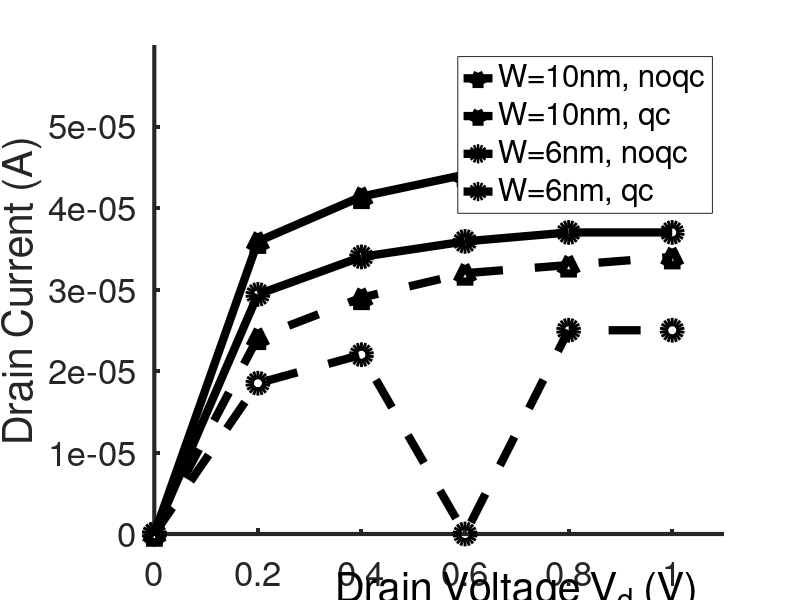

The MATLAB source for this figure:
vd = [0, 0.2, 0.4, 0.6, 0.8, 1.0];
vg10_noqc_10nm=[0,3.59 * 1e-7, 4.14 * 1e-7,4.41 * 1e-7, 4.59 * 1e-7, 4.64 * 1e-7];
vg10_qc_10nm=[0,2.41 * 1e-7, 2.9 * 1e-7, 3.2 * 1e-7,3.3 * 1e-7, 3.4 * 1e-7];
vg06_noqc_10nm=[0,6.13 * 1e-8, 7.0 * 1e-8 ,7.7 * 1e-8,8.4 * 1e-8, 8.7 * 1e-8];
vg06_qc_10nm=[0,6.2 * 1e-8, 7.2 * 1e-8,8.0 * 1e-8, 8.6 * 1e-8, 9.0 * 1e-8];
vg08_noqc_10nm=[0,2.12 * 1e-7, 2.37 * 1e-7 ,2.5 * 1e-7, 2.62 * 1e-7, 2.66 * 1e-7];
vg08_qc_10nm=[0,1.51 * 1e-7, 1.8 * 1e-7, 1.9 * 1e-7, 2.0 * 1e-7, 2.05 * 1e-7];

vg10_noqc_6nm=[0, 2.94 * 1e-7, 3.4 * 1e-7,3.59 * 1e-7, 3.7 * 1e-7, 3.7 * 1e-7];
vg10_qc_6nm=[0, 1.85 * 1e-7, 2.2 * 1e-7,0,2.5 * 1e-7, 2.5 * 1e-7];

%vg1_noqc_6nm=[2.94 * 1e-7, 3.4 * 1e-7,3.59 * 1e-7, 3.7 * 1e-7, 3.7 * 1e-7];

%vg0.8_noqc_6nm=[1.74 * 1e-7, 1.92 * 1e-7, 0, 2.07 * 1e-7, 2.66 * 1e-7];

vg10_noqc_10nm = 100 * vg10_noqc_10nm;
vg10_qc_10nm = 100 * vg10_qc_10nm;
vg10_noqc_6nm = 100 * vg10_noqc_6nm;
vg10_qc_6nm = 100 * vg10_qc_6nm;

hold on
h(1)=plot(vd, vg10_noqc_10nm,'k^-','LineWidth', 6, 'MarkerSize', 12);
h(2)=plot(vd, vg10_qc_10nm,'k^--','LineWidth',6, 'MarkerSize', 12);
h(3)=plot(vd, vg10_noqc_6nm,'ko-','LineWidth', 6, 'MarkerSize', 12);
h(4)=plot(vd, vg10_qc_6nm,'ko--','LineWidth',6, 'MarkerSize', 12);

set(gca,'FontSize',25);
set(gca,'LineWidth',3);

%xlabel('V_d / V','FontSize', 30);
ylabel('Drain Current (A)','FontSize', 30);

xlim([0 1.1]);
ylim([0 6e-5]);
set(gca,'XTick', [0, 0.2, 0.4, 0.6, 0.8, 1.0]);

text(0.35, -7.0e-6, 'Drain Voltage V_d (V)' , 'FontSize', 30);
%text(0.4,1e-7,'V_g=0.6 V, noqc', 'FontSize', 30);
%legend('V_g=0.6 V, noqc','V_g=0.8 V, noqc', 'V_g=1 V, noqc','V_g=0.6 V, qc', 'V_g=0.8 V, qc', 'V_g=1 V, qc');
[legh, objh, outh, outm] = legend('W=10nm, noqc','W=10nm, qc','W=6nm, noqc', 'W=6nm, qc');
%set(legh,'Box','off');
%legh2=copyobj(legh,gcf);
%[legh2,objh2]=legend(h(4:6),'V_g=0.6 V, qc', 'V_g=0.8 V, qc', 'V_g=1 V, qc',2);
%set(legh2,'Box','off');
